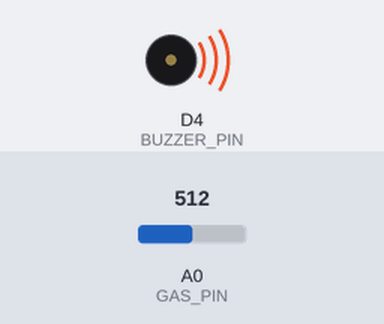
The sketch below on a simulated ESP8266 (NodeMCU). Shown: buzzer (waves = sounding). The test bench sets the inputs (shaded band); at power-on: A0 (GAS_PIN) = 512. WiFi joins after 1.5 s; servers stay silent unless stated; what the sketch prints to the serial monitor is not drawn.

Above: at 2.7 s.
2.8 s: A0 (GAS_PIN) set to 308
4.3 s: A0 (GAS_PIN) set to 291
At 6.1 s:
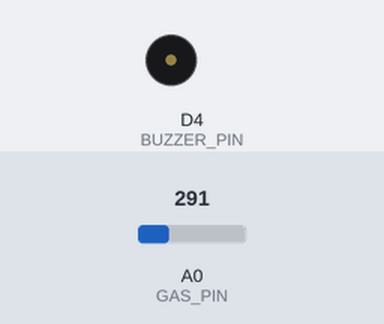
6.4 s: A0 (GAS_PIN) set to 306
At 7.2 s:
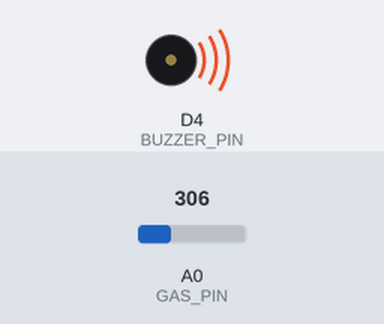
8.3 s: A0 (GAS_PIN) set to 290
At 9.3 s:
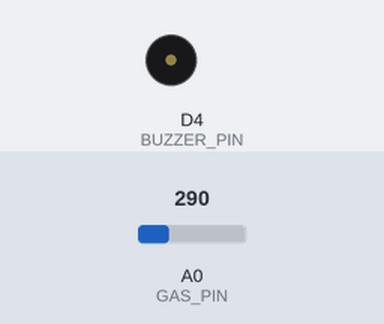
Timing chart, 0 to 11.3 s (numbered marks = the images above; inputs shaded):
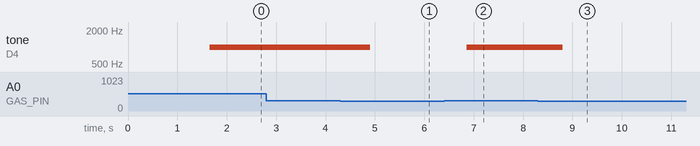

The sketch:

gasdetect.ino
```cpp
#include <ESP8266WiFi.h>
#include <Firebase_ESP_Client.h>

// -------- WiFi ----------
#define WIFI_SSID "vivo Y29"
#define WIFI_PASSWORD "00001111"

// -------- Firebase ----------
#define API_KEY "AIzaSyCCY4Puk13qOIMhLr7gkhudmCMimC3-7mw"
#define DATABASE_URL "https://my-project-de1f7-default-rtdb.asia-southeast1.firebasedatabase.app"
#define USER_EMAIL "pasindumadusanka041@gmail.com"
#define USER_PASSWORD "Pasindu2002"

// -------- Gas Sensor ----------
#define GAS_PIN A0
#define GAS_THRESHOLD 300

// -------- Buzzer ----------
#define BUZZER_PIN D4

FirebaseData fbdo;
FirebaseAuth auth;
FirebaseConfig config;

void setup() {
  Serial.begin(115200);

  pinMode(BUZZER_PIN, OUTPUT);

  WiFi.begin(WIFI_SSID, WIFI_PASSWORD);
  Serial.print("Connecting to WiFi");
  while (WiFi.status() != WL_CONNECTED) {
    Serial.print(".");
    delay(500);
  }
  Serial.println("\nWiFi Connected!");

  config.api_key = API_KEY;
  config.database_url = DATABASE_URL;
  auth.user.email = USER_EMAIL;
  auth.user.password = USER_PASSWORD;

  Firebase.begin(&config, &auth);
  Firebase.reconnectWiFi(true);
}

void loop() {
  int gasValue = analogRead(GAS_PIN);
  int gasDetected = (gasValue > GAS_THRESHOLD) ? 1 : 0;

  Serial.print("Gas Value: ");
  Serial.print(gasValue);
  Serial.print(" | Gas Detected: ");
  Serial.println(gasDetected);

  Firebase.RTDB.setInt(&fbdo, "/Gas/State", gasDetected);

  if (gasDetected == 1) {
    tone(BUZZER_PIN, 1000);
    Serial.println("⚠️ GAS ALERT!");
  } else {
    noTone(BUZZER_PIN);
  }

  delay(500);
}
```

Measured:
- the behaviour switches between 301 and 300 on A0 (GAS_PIN) (found by bisection; images 0 and 1)
- after the input at 2.8 s, every drawn part: stays the same
- after the input at 4.3 s, tone on D4 (BUZZER_PIN): 1000 Hz → silent after 0.61 s
- after the input at 6.4 s, tone on D4 (BUZZER_PIN): silent → 1000 Hz after 0.46 s
- after the input at 8.3 s, tone on D4 (BUZZER_PIN): 1000 Hz → silent after 0.51 s
